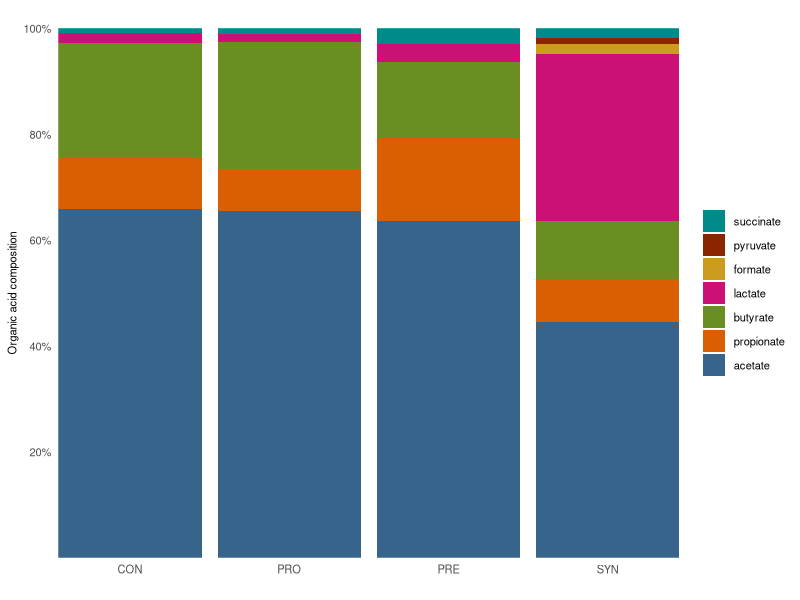
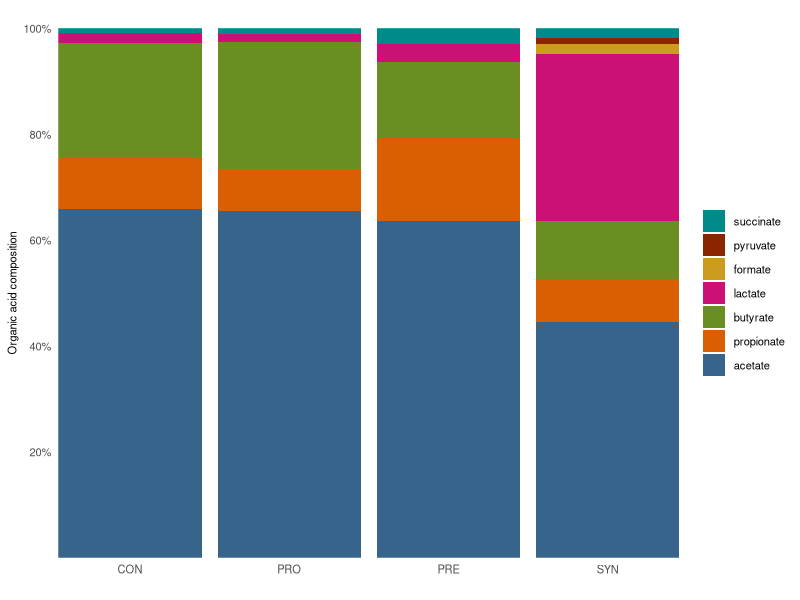

Write the R code that produced these figures, in order.
# Compare total and ratios of organic acids across treatment groups

library(tidyverse)
library(forcats)
library(RColorBrewer)
library(cowplot)

#Load data
data <- read_csv("../data/total_ratios.csv")
data$Treatment <- factor(data$Treatment, levels = c("control", "MP80", "2FL", "MP80 2FL"))

data1 <- pivot_longer(data, c(acetate_ratio, propionate_ratio, butyrate_ratio, lactate_ratio, formate_ratio, pyruvate_ratio, succinate_ratio), names_to = "acid", values_to = "proportion")

data1$Treatment <- factor(data1$Treatment, levels = c("control", "MP80", "2FL", "MP80 2FL"))
data1$acid <- as.factor(data1$acid)
data1$acid <- factor(data1$acid, levels = rev(c("acetate_ratio", "propionate_ratio", "butyrate_ratio", "lactate_ratio", "formate_ratio", "pyruvate_ratio", "succinate_ratio")))

mycol <- RColorBrewer::brewer.pal(8, "Dark2")

p1 <-
  ggplot(data = data1, aes(x = Treatment, y = proportion, fill = acid)) +
  geom_bar(stat = "identity", position = "fill") +
  scale_fill_manual(values = c(
    "cyan4",
    "orangered4",
    "goldenrod3",
    "deeppink3",
    "olivedrab",
    "#D95F02",
    "steelblue4"
  ), labels = rev(c(
    "acetate",
    "propionate",
    "butyrate",
    "lactate",
    "formate",
    "pyruvate",
    "succinate"
  ))) +
  labs(title = "", x = "", y = "Organic acid composition") +
  scale_y_continuous(
    expand = c(0, 0),
    labels = scales::percent,
    breaks = c(0.2,0.4,0.6,0.8,1),
    limits = c(0, 1)
  ) +
  scale_x_discrete(expand = c(0, 0), labels = c("CON", "PRO", "PRE", "SYN")) +
  theme_classic() +
  theme(title = element_text(size = 8),
    axis.line.x = element_blank(),
    axis.ticks.x = element_blank(),
    axis.text.x = element_text(size = 8),
    axis.title.x = element_text(size = 8, face = "italic"),
    axis.title.y = element_text(size = 8),
    axis.line.y = element_blank(),
    axis.ticks.y = element_blank(),
    axis.text.y = element_text(size = 8),
    legend.title = element_blank(),
    legend.text = element_text(size = 8)
  )
p1
ggsave(
  file = "SCFA_ratio.tiff",
  plot = p1,
  dpi = 600,
  width = 2.8,
  height = 4,
  units = "in")
